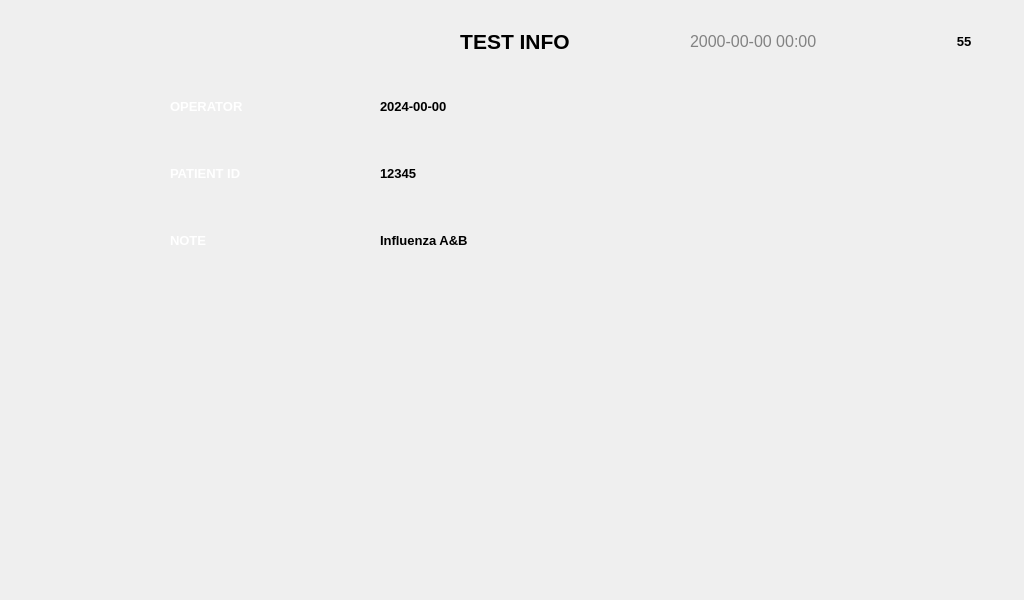
<?xml version="1.0" encoding="UTF-8"?>
<ui version="4.0">
 <class>TestInfoViewWindow</class>
 <widget class="QMainWindow" name="TestInfoViewWindow">
  <property name="geometry">
   <rect>
    <x>0</x>
    <y>0</y>
    <width>1024</width>
    <height>600</height>
   </rect>
  </property>
  <property name="windowTitle">
   <string notr="true">Home</string>
  </property>
  <property name="unifiedTitleAndToolBarOnMac">
   <bool>false</bool>
  </property>
  <widget class="QWidget" name="centralwidget">
   <widget class="QLabel" name="label">
    <property name="geometry">
     <rect>
      <x>405</x>
      <y>24</y>
      <width>220</width>
      <height>34</height>
     </rect>
    </property>
    <property name="palette">
     <palette>
      <active>
       <colorrole role="WindowText">
        <brush brushstyle="SolidPattern">
         <color alpha="255">
          <red>0</red>
          <green>0</green>
          <blue>0</blue>
         </color>
        </brush>
       </colorrole>
      </active>
      <inactive>
       <colorrole role="WindowText">
        <brush brushstyle="SolidPattern">
         <color alpha="255">
          <red>0</red>
          <green>0</green>
          <blue>0</blue>
         </color>
        </brush>
       </colorrole>
      </inactive>
      <disabled>
       <colorrole role="WindowText">
        <brush brushstyle="SolidPattern">
         <color alpha="255">
          <red>120</red>
          <green>120</green>
          <blue>120</blue>
         </color>
        </brush>
       </colorrole>
      </disabled>
     </palette>
    </property>
    <property name="font">
     <font>
      <family>Arial</family>
      <pointsize>16</pointsize>
      <weight>75</weight>
      <bold>true</bold>
     </font>
    </property>
    <property name="text">
     <string>TEST INFO</string>
    </property>
    <property name="alignment">
     <set>Qt::AlignCenter</set>
    </property>
   </widget>
   <widget class="QLabel" name="label_DateNClock">
    <property name="geometry">
     <rect>
      <x>690</x>
      <y>24</y>
      <width>230</width>
      <height>34</height>
     </rect>
    </property>
    <property name="palette">
     <palette>
      <active>
       <colorrole role="WindowText">
        <brush brushstyle="SolidPattern">
         <color alpha="255">
          <red>130</red>
          <green>130</green>
          <blue>130</blue>
         </color>
        </brush>
       </colorrole>
       <colorrole role="ButtonText">
        <brush brushstyle="SolidPattern">
         <color alpha="255">
          <red>157</red>
          <green>153</green>
          <blue>144</blue>
         </color>
        </brush>
       </colorrole>
      </active>
      <inactive>
       <colorrole role="WindowText">
        <brush brushstyle="SolidPattern">
         <color alpha="255">
          <red>130</red>
          <green>130</green>
          <blue>130</blue>
         </color>
        </brush>
       </colorrole>
       <colorrole role="ButtonText">
        <brush brushstyle="SolidPattern">
         <color alpha="255">
          <red>157</red>
          <green>153</green>
          <blue>144</blue>
         </color>
        </brush>
       </colorrole>
      </inactive>
      <disabled>
       <colorrole role="WindowText">
        <brush brushstyle="SolidPattern">
         <color alpha="255">
          <red>120</red>
          <green>120</green>
          <blue>120</blue>
         </color>
        </brush>
       </colorrole>
       <colorrole role="ButtonText">
        <brush brushstyle="SolidPattern">
         <color alpha="255">
          <red>120</red>
          <green>120</green>
          <blue>120</blue>
         </color>
        </brush>
       </colorrole>
      </disabled>
     </palette>
    </property>
    <property name="font">
     <font>
      <family>Arial</family>
      <pointsize>12</pointsize>
      <weight>50</weight>
      <bold>false</bold>
     </font>
    </property>
    <property name="text">
     <string>2000-00-00 00:00</string>
    </property>
    <property name="alignment">
     <set>Qt::AlignLeading|Qt::AlignLeft|Qt::AlignVCenter</set>
    </property>
   </widget>
   <widget class="QPushButton" name="pushButton_TestInfoBackArrow">
    <property name="geometry">
     <rect>
      <x>25</x>
      <y>24</y>
      <width>28</width>
      <height>34</height>
     </rect>
    </property>
    <property name="font">
     <font>
      <family>Arial</family>
      <pointsize>12</pointsize>
      <weight>75</weight>
      <bold>true</bold>
     </font>
    </property>
    <property name="text">
     <string/>
    </property>
    <property name="icon">
     <iconset>
      <normaloff>image/Icon/BackArrow.png</normaloff>image/Icon/BackArrow.png</iconset>
    </property>
    <property name="flat">
     <bool>true</bool>
    </property>
   </widget>
   <widget class="QPushButton" name="pushButton_TestInfoOK">
    <property name="geometry">
     <rect>
      <x>740</x>
      <y>100</y>
      <width>150</width>
      <height>150</height>
     </rect>
    </property>
    <property name="text">
     <string/>
    </property>
    <property name="icon">
     <iconset>
      <normaloff>image/04_TestInfo/TestInfo_OK_DK.png</normaloff>image/04_TestInfo/TestInfo_OK_DK.png</iconset>
    </property>
    <property name="iconSize">
     <size>
      <width>150</width>
      <height>150</height>
     </size>
    </property>
    <property name="flat">
     <bool>true</bool>
    </property>
   </widget>
   <widget class="QLabel" name="label_2">
    <property name="geometry">
     <rect>
      <x>934</x>
      <y>26</y>
      <width>64</width>
      <height>30</height>
     </rect>
    </property>
    <property name="text">
     <string/>
    </property>
    <property name="pixmap">
     <pixmap>image/Icon/Battery_Icon-050.png</pixmap>
    </property>
   </widget>
   <widget class="QLabel" name="label_3">
    <property name="geometry">
     <rect>
      <x>945</x>
      <y>26</y>
      <width>38</width>
      <height>30</height>
     </rect>
    </property>
    <property name="font">
     <font>
      <family>Arial</family>
      <pointsize>10</pointsize>
      <weight>75</weight>
      <bold>true</bold>
     </font>
    </property>
    <property name="text">
     <string>55</string>
    </property>
    <property name="alignment">
     <set>Qt::AlignCenter</set>
    </property>
   </widget>
   <widget class="QLabel" name="label_5">
    <property name="geometry">
     <rect>
      <x>133</x>
      <y>79</y>
      <width>218</width>
      <height>55</height>
     </rect>
    </property>
    <property name="frameShape">
     <enum>QFrame::NoFrame</enum>
    </property>
    <property name="text">
     <string/>
    </property>
    <property name="pixmap">
     <pixmap>image/06_Result/Result_TitleBar.png</pixmap>
    </property>
    <property name="alignment">
     <set>Qt::AlignCenter</set>
    </property>
   </widget>
   <widget class="QLabel" name="label_6">
    <property name="geometry">
     <rect>
      <x>133</x>
      <y>146</y>
      <width>218</width>
      <height>55</height>
     </rect>
    </property>
    <property name="frameShape">
     <enum>QFrame::NoFrame</enum>
    </property>
    <property name="text">
     <string/>
    </property>
    <property name="pixmap">
     <pixmap>image/06_Result/Result_TitleBar.png</pixmap>
    </property>
    <property name="alignment">
     <set>Qt::AlignCenter</set>
    </property>
   </widget>
   <widget class="QLabel" name="label_7">
    <property name="geometry">
     <rect>
      <x>133</x>
      <y>213</y>
      <width>218</width>
      <height>55</height>
     </rect>
    </property>
    <property name="frameShape">
     <enum>QFrame::NoFrame</enum>
    </property>
    <property name="text">
     <string/>
    </property>
    <property name="pixmap">
     <pixmap>image/06_Result/Result_TitleBar.png</pixmap>
    </property>
    <property name="alignment">
     <set>Qt::AlignCenter</set>
    </property>
   </widget>
   <widget class="QLabel" name="label_11">
    <property name="geometry">
     <rect>
      <x>360</x>
      <y>79</y>
      <width>330</width>
      <height>55</height>
     </rect>
    </property>
    <property name="frameShape">
     <enum>QFrame::NoFrame</enum>
    </property>
    <property name="text">
     <string/>
    </property>
    <property name="pixmap">
     <pixmap>image/04_TestInfo/TestInfo_BKGData.png</pixmap>
    </property>
    <property name="alignment">
     <set>Qt::AlignCenter</set>
    </property>
   </widget>
   <widget class="QLabel" name="label_13">
    <property name="geometry">
     <rect>
      <x>360</x>
      <y>146</y>
      <width>330</width>
      <height>55</height>
     </rect>
    </property>
    <property name="frameShape">
     <enum>QFrame::NoFrame</enum>
    </property>
    <property name="text">
     <string/>
    </property>
    <property name="pixmap">
     <pixmap>image/04_TestInfo/TestInfo_BKGData.png</pixmap>
    </property>
    <property name="alignment">
     <set>Qt::AlignCenter</set>
    </property>
   </widget>
   <widget class="QLabel" name="label_14">
    <property name="geometry">
     <rect>
      <x>360</x>
      <y>213</y>
      <width>330</width>
      <height>55</height>
     </rect>
    </property>
    <property name="frameShape">
     <enum>QFrame::NoFrame</enum>
    </property>
    <property name="text">
     <string/>
    </property>
    <property name="pixmap">
     <pixmap>image/04_TestInfo/TestInfo_BKGData.png</pixmap>
    </property>
    <property name="alignment">
     <set>Qt::AlignCenter</set>
    </property>
   </widget>
   <widget class="QLabel" name="label_16">
    <property name="geometry">
     <rect>
      <x>170</x>
      <y>79</y>
      <width>150</width>
      <height>55</height>
     </rect>
    </property>
    <property name="palette">
     <palette>
      <active>
       <colorrole role="WindowText">
        <brush brushstyle="SolidPattern">
         <color alpha="255">
          <red>255</red>
          <green>255</green>
          <blue>255</blue>
         </color>
        </brush>
       </colorrole>
      </active>
      <inactive>
       <colorrole role="WindowText">
        <brush brushstyle="SolidPattern">
         <color alpha="255">
          <red>255</red>
          <green>255</green>
          <blue>255</blue>
         </color>
        </brush>
       </colorrole>
      </inactive>
      <disabled>
       <colorrole role="WindowText">
        <brush brushstyle="SolidPattern">
         <color alpha="255">
          <red>120</red>
          <green>120</green>
          <blue>120</blue>
         </color>
        </brush>
       </colorrole>
      </disabled>
     </palette>
    </property>
    <property name="font">
     <font>
      <family>Arial</family>
      <pointsize>10</pointsize>
      <weight>75</weight>
      <bold>true</bold>
     </font>
    </property>
    <property name="text">
     <string>OPERATOR</string>
    </property>
   </widget>
   <widget class="QLabel" name="label_17">
    <property name="geometry">
     <rect>
      <x>170</x>
      <y>146</y>
      <width>150</width>
      <height>55</height>
     </rect>
    </property>
    <property name="palette">
     <palette>
      <active>
       <colorrole role="WindowText">
        <brush brushstyle="SolidPattern">
         <color alpha="255">
          <red>255</red>
          <green>255</green>
          <blue>255</blue>
         </color>
        </brush>
       </colorrole>
      </active>
      <inactive>
       <colorrole role="WindowText">
        <brush brushstyle="SolidPattern">
         <color alpha="255">
          <red>255</red>
          <green>255</green>
          <blue>255</blue>
         </color>
        </brush>
       </colorrole>
      </inactive>
      <disabled>
       <colorrole role="WindowText">
        <brush brushstyle="SolidPattern">
         <color alpha="255">
          <red>120</red>
          <green>120</green>
          <blue>120</blue>
         </color>
        </brush>
       </colorrole>
      </disabled>
     </palette>
    </property>
    <property name="font">
     <font>
      <family>Arial</family>
      <pointsize>10</pointsize>
      <weight>75</weight>
      <bold>true</bold>
     </font>
    </property>
    <property name="text">
     <string>PATIENT ID</string>
    </property>
   </widget>
   <widget class="QLabel" name="label_18">
    <property name="geometry">
     <rect>
      <x>170</x>
      <y>213</y>
      <width>150</width>
      <height>55</height>
     </rect>
    </property>
    <property name="palette">
     <palette>
      <active>
       <colorrole role="WindowText">
        <brush brushstyle="SolidPattern">
         <color alpha="255">
          <red>255</red>
          <green>255</green>
          <blue>255</blue>
         </color>
        </brush>
       </colorrole>
      </active>
      <inactive>
       <colorrole role="WindowText">
        <brush brushstyle="SolidPattern">
         <color alpha="255">
          <red>255</red>
          <green>255</green>
          <blue>255</blue>
         </color>
        </brush>
       </colorrole>
      </inactive>
      <disabled>
       <colorrole role="WindowText">
        <brush brushstyle="SolidPattern">
         <color alpha="255">
          <red>120</red>
          <green>120</green>
          <blue>120</blue>
         </color>
        </brush>
       </colorrole>
      </disabled>
     </palette>
    </property>
    <property name="font">
     <font>
      <family>Arial</family>
      <pointsize>10</pointsize>
      <weight>75</weight>
      <bold>true</bold>
     </font>
    </property>
    <property name="text">
     <string>NOTE</string>
    </property>
   </widget>
   <widget class="QLabel" name="label_InputID">
    <property name="geometry">
     <rect>
      <x>380</x>
      <y>146</y>
      <width>300</width>
      <height>55</height>
     </rect>
    </property>
    <property name="font">
     <font>
      <family>Arial</family>
      <pointsize>10</pointsize>
      <weight>75</weight>
      <bold>true</bold>
     </font>
    </property>
    <property name="text">
     <string>12345</string>
    </property>
   </widget>
   <widget class="QLabel" name="label_Input_Date">
    <property name="geometry">
     <rect>
      <x>380</x>
      <y>79</y>
      <width>300</width>
      <height>55</height>
     </rect>
    </property>
    <property name="font">
     <font>
      <family>Arial</family>
      <pointsize>10</pointsize>
      <weight>75</weight>
      <bold>true</bold>
     </font>
    </property>
    <property name="text">
     <string>2024-00-00</string>
    </property>
   </widget>
   <widget class="QLabel" name="label_Input_Category">
    <property name="geometry">
     <rect>
      <x>380</x>
      <y>213</y>
      <width>300</width>
      <height>55</height>
     </rect>
    </property>
    <property name="font">
     <font>
      <family>Arial</family>
      <pointsize>10</pointsize>
      <weight>75</weight>
      <bold>true</bold>
     </font>
    </property>
    <property name="text">
     <string>Influenza A&amp;B</string>
    </property>
   </widget>
   <widget class="QLabel" name="label_4">
    <property name="geometry">
     <rect>
      <x>0</x>
      <y>290</y>
      <width>1024</width>
      <height>310</height>
     </rect>
    </property>
    <property name="text">
     <string/>
    </property>
    <property name="pixmap">
     <pixmap>image/04_TestInfo/Testinfo_Keyboard01.png</pixmap>
    </property>
   </widget>
  </widget>
 </widget>
 <resources/>
 <connections/>
</ui>
